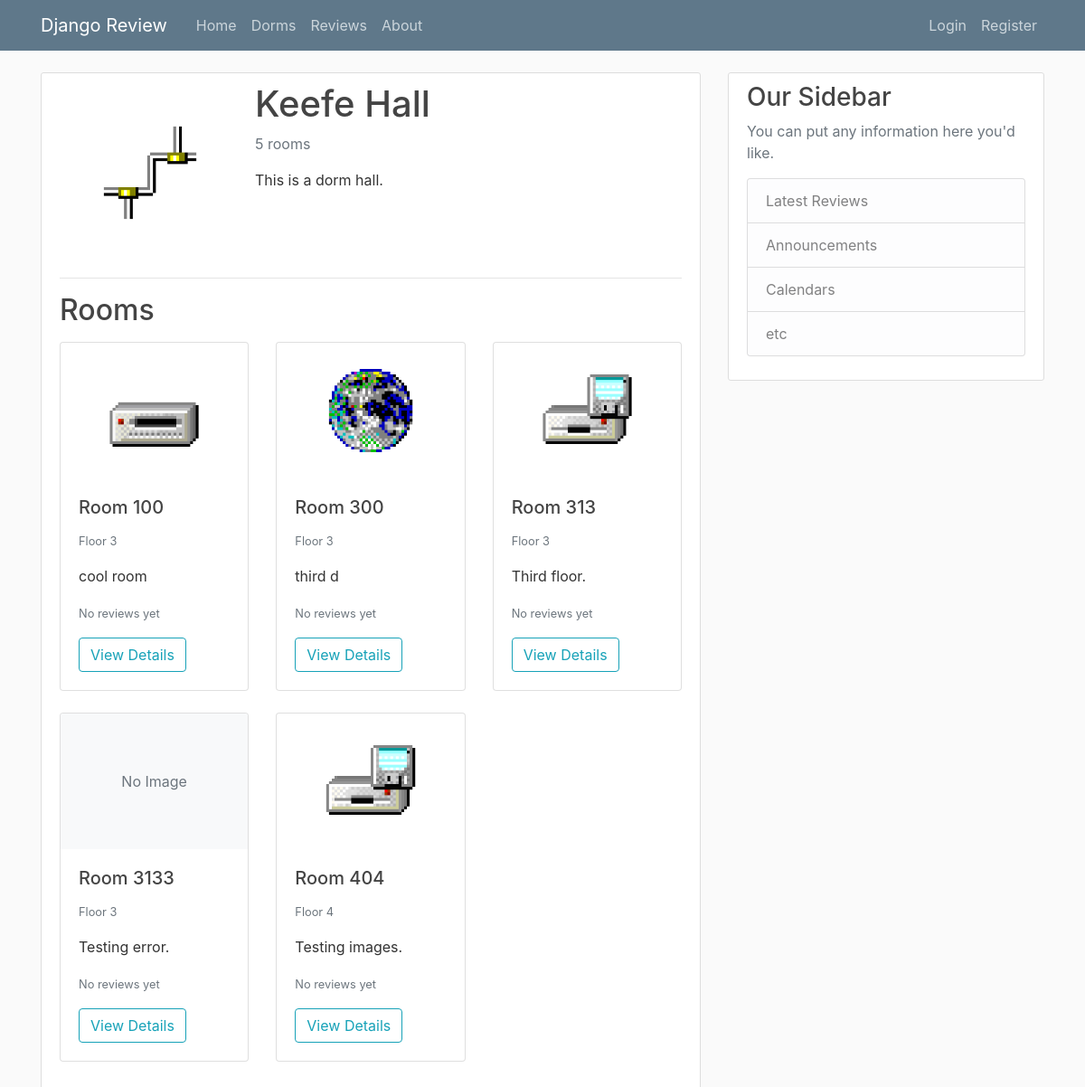
Screenshot of /dorm/1/ with the database file from the repository.
### review/models.py (models this page shows, shortened)
class Dorm(models.Model):
    name = models.CharField(max_length=100)
    description = models.TextField()
    image = models.ImageField(upload_to='dorm_images', blank=True, null=True)

class Room(models.Model):
    dorm = models.ForeignKey(Dorm, on_delete=models.CASCADE, related_name='rooms')
    room_number = models.CharField(max_length=20)
    floor = models.PositiveIntegerField()
    description = models.TextField()
    image = models.ImageField(upload_to='room_images', blank=True, null=True)
    class Meta:
        unique_together = ['dorm', 'room_number']  # Ensure room numbers are unique within a dorm

### review/views.py (the view)
# urls.py: path('dorm/<int:pk>/', DormDetailView.as_view(), name='dorm-detail'),
class DormDetailView(DetailView):
    model = Dorm
    template_name = 'review/dorm_detail.html'
    def get_context_data(self, **kwargs):
        context = super().get_context_data(**kwargs)
        rooms = Room.objects.filter(dorm=self.object).order_by('room_number')
        rooms_with_stats = []
        for room in rooms:
            reviews = room.reviews.all()
            total_reviews = reviews.count()
            liked_reviews = sum(1 for review in reviews if review.liked)
            like_percentage = 0
            if total_reviews > 0:
                like_percentage = (liked_reviews / total_reviews) * 100
            rooms_with_stats.append({
                'room': room,
                'total_reviews': total_reviews,
                'liked_reviews': liked_reviews,
                'like_percentage': like_percentage
            })
        context['rooms_with_stats'] = rooms_with_stats
        return context

### review/templates/review/dorm_detail.html (shortened to what this page needs)
{% extends 'review/base.html' %}
{% block content %}
    <div class="content-section">
        <div class="media">
            {% if object.image %}
                <img class="rounded mr-3" src="{{ object.image.url }}" alt="{{ object.name }}" style="width: 200px; height: 200px; object-fit: cover;">
            {% endif %}
            <div class="media-body">
                <h1 class="mt-0">{{ object.name }}</h1>
                <p class="text-muted">{{ object.rooms.count }} room{{ object.rooms.count|pluralize }}</p>
                <p>{{ object.description }}</p>
            </div>
        </div>
        <hr>
        <h2 class="mb-3">Rooms</h2>
        <div class="row">
            {% for room_data in rooms_with_stats %}
                <div class="col-md-4 mb-4">
                    <div class="card h-100">
                        {% if room_data.room.image %}
                            <img src="{{ room_data.room.image.url }}" class="card-img-top" alt="Room {{ room_data.room.room_number }}" style="height: 150px; object-fit: cover;">
                        {% else %}
                            <div class="card-img-top bg-light d-flex justify-content-center align-items-center" style="height: 150px;">
                                <span class="text-muted">No Image</span>
                            </div>
                        {% endif %}
                        <div class="card-body">
                            <h5 class="card-title">Room {{ room_data.room.room_number }}</h5>
                            <p class="card-text"><small class="text-muted">Floor {{ room_data.room.floor }}</small></p>
                            <p class="card-text">{{ room_data.room.description|truncatechars:100 }}</p>
                            {% if room_data.total_reviews > 0 %}
                                <p class="card-text">
                                    <small class="text-muted">
                                        {{ room_data.total_reviews }} review{{ room_data.total_reviews|pluralize }},
                                        {{ room_data.like_percentage|floatformat:0 }}% liked
                                    </small>
                                </p>
                            {% else %}
                                <p class="card-text"><small class="text-muted">No reviews yet</small></p>
                            {% endif %}
                            <a href="{% url 'room-detail' room_data.room.id %}" class="btn btn-outline-info">View Details</a>
                        </div>
                    </div>
                </div>
            {% empty %}
                <div class="col">
                    <p>No rooms have been added to this dorm yet.</p>
                </div>
            {% endfor %}
        </div>
    </div>
{% endblock content %}

### review/static/review/main.css (style rules this page uses)
body { background: #fafafa; color: #333333; margin-top: 5rem; }
h1, h2, h3, h4, h5, h6 { color: #444444; }
.content-section { background: #ffffff; padding: 10px 20px; border: 1px solid #dddddd; border-radius: 3px; margin-bottom: 20px; }
.card-img-top { height: 150px; object-fit: cover; }

### rows the page displays
Dorm: image (picture), name "Keefe Hall", rooms.count "5", description "This is a dorm hall."
Room: room.image (picture), room.room_number "100", room.floor "3", room.description "cool room"
Room: room.image (picture), room.room_number "300", room.floor "3", room.description "third d"
Room: room.image (picture), room.room_number "313", room.floor "3", room.description "Third floor."
Room: image "No Image", room.room_number "3133", room.floor "3", room.description "Testing error."
Room: room.image (picture), room.room_number "404", room.floor "4", room.description "Testing images."
